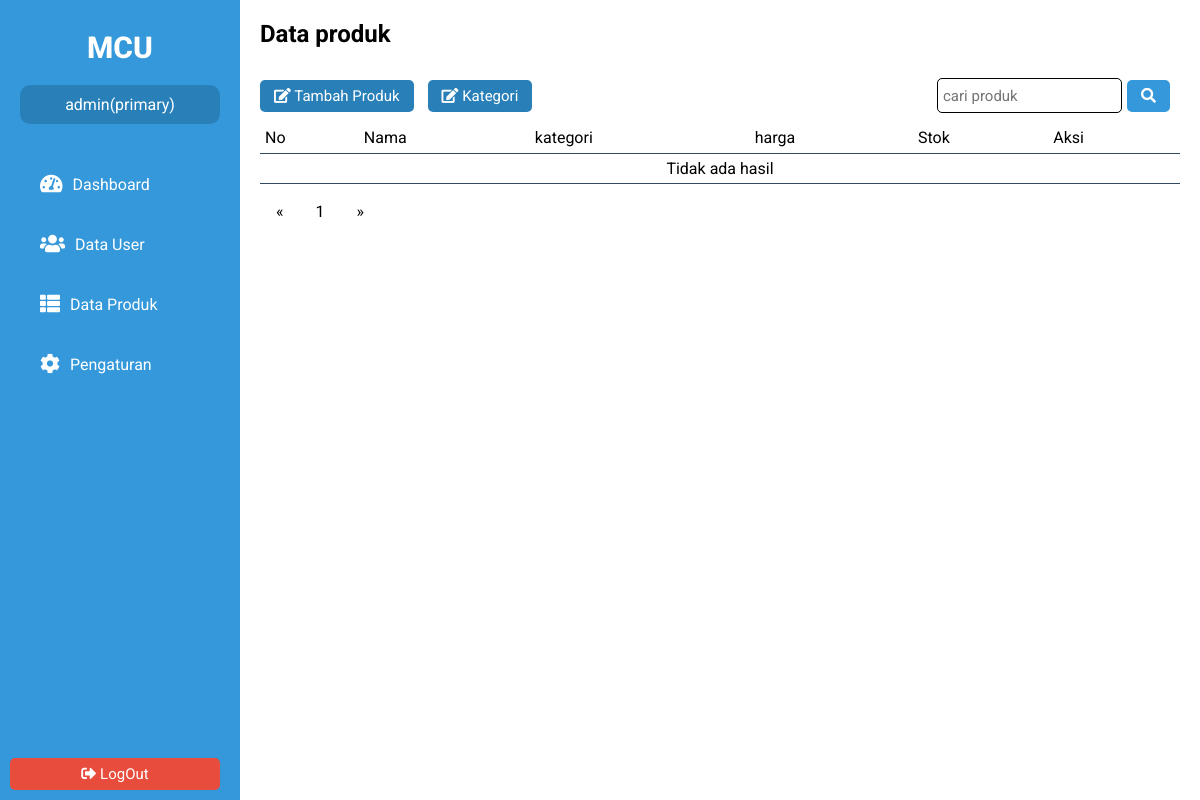
Page /admin/produk.php?halaman=2 (signed in) on the earlier database version.
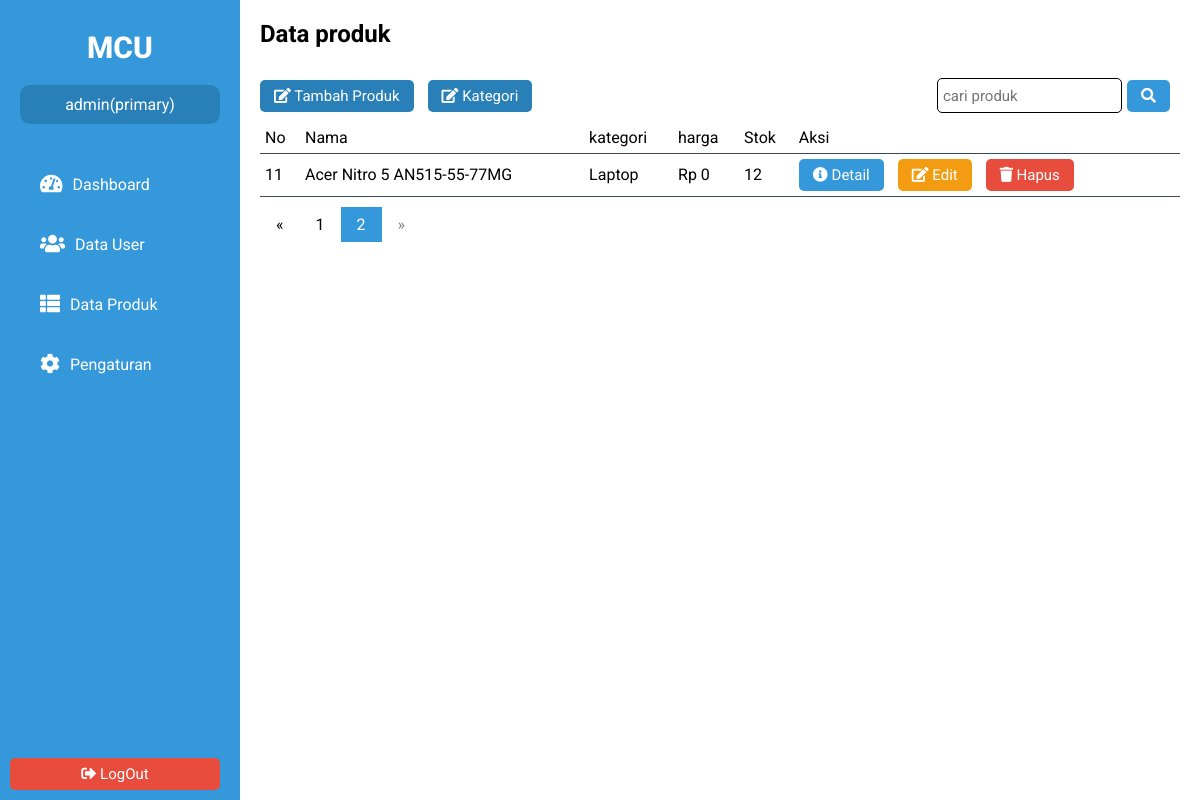
Same page on the later database version.
### tables this page shows
CREATE TABLE `product` (
  `id` int(11) NOT NULL,
  `nama` varchar(128) NOT NULL,
  `Kategori` varchar(255) NOT NULL,
  `brand` varchar(255) NOT NULL,
  `harga` int(11) NOT NULL,
  `gambar` varchar(255) NOT NULL,
  `spesifikasi` mediumtext NOT NULL,
  `deskripsi` text NOT NULL,
  `tanggal` varchar(100) NOT NULL
);

CREATE TABLE `kategori` (
  `id` int(11) NOT NULL,
  `kategori` varchar(100) NOT NULL
);

### admin/dataSource/queryTable.php (called while the page is built, shortened)
<?php
function getAllData($tabel){
    global $koneksi;
    $sql = "SELECT * FROM $tabel";
    $result = $koneksi->query($sql);
    return $result->fetch_all();
}
function num_rows($table){
    global $koneksi;
    $result = mysqli_query($koneksi,"SELECT * FROM $table");
    return mysqli_num_rows($result);
}
function getPage($table,$page,$limit){
    global $koneksi;
    $data = mysqli_query($koneksi, "select * from $table limit $page, $limit");
    return mysqli_fetch_all($data);
}

### admin/system/function.php (called while the page is built)
<?php
function word_limit ($string, $limit){
    $word = explode(" ", $string);
    return implode(" ",array_splice($word, 0, $limit));
}

### admin/produk.php (the view, shortened to what this page needs)
<?php
include "template/header.php";
include 'dataSource\queryTable.php';
include 'system/function.php';
if (!empty($_GET['cariProduk'])) {
    $keyword = $_GET['cariProduk'];
    $data = search($keyword, 'product', 'nama');
} else {
    $batas = 10;
    $jumlah_data = num_rows('product');
    $halaman = isset($_GET['halaman']) ? (int)$_GET['halaman'] : 1;
    $halaman_awal = ($halaman > 1) ? ($halaman * $batas) - $batas : 0;
    $total_halaman = ceil($jumlah_data / $batas);
    $data = getPage('product',$halaman_awal,$batas);
}
$kategori = getAllData("kategori");
?>
<div class="container">
    <div class="header">
        <h2>Data produk</h2>
    </div>
    <div class="table-Admin">
        <div class="nav-table">
            <div class="nav-btn">
                <a href="tambahProduk.php" class="btn primary"><i class="fas fa-edit"></i> Tambah Produk</a>
                <a href="produk_kategori.php" class="btn primary"><i class="fas fa-edit"></i> Kategori</a>
            </div>
            <div class="search">
                <form action="">
                    <div class="input-control">
                        <input type="search" name="cariProduk" placeholder="cari produk" value="<?= isset($_GET['cariProduk']) ? $_GET['cariProduk'] : '' ?>" id="">
                    </div>
                    <button type="submit" class="btn info"><i class="fas fa-search"></i></button>
                </form>
            </div>
        </div>
        <table>
            <tr>
                <td>No</td>
                <td>Nama</td>
                <td>kategori</td>
                <td>harga</td>
                <td>Stok</td>
                <td>Aksi</td>
            </tr>
            <?php
            if(empty($_GET['cariProduk'])){
                $no = $halaman_awal +1;
            }else{
                $no = 1;
            }
            if (count($data) == 0) {
                echo "<tr ><td colspan ='6' style='text-align:center; margin:10px;'>Tidak ada hasil</td></tr>";
            }
            foreach ($data as $data) :
            ?>
                <tr>
                    <td><?= $no ?></td>
                    <td style="width='100px"><?= word_limit($data[1], 4) ?></td>
                    <?php foreach ($kategori as $k) : ?>
                        <?= $data[2] == $k[0] ? '<td>' . $k[1] . '</td>' : '    ' ?>
                    <?php endforeach; ?>
                    <td><?= 'Rp ' . number_format($data[5], 0, "", ".") ?></td>
                    <td>12</td>
                    <td>
                        <a href='show_product.php?id=<?= $data[0] ?>' class="btn info"><i class="fas fa-info-circle"></i> Detail</a>
                        <a href='tambahProduk.php?id=<?= $data[0] ?>' class="btn warning"><i class="fas fa-edit"></i> Edit</a>
                        <button class="btn danger" onclick="hapus(<?= $data[0] ?>)"><i class="fas fa-trash"></i> Hapus</button>
                    </td>
                </tr>
            <?php
                $no++;
            endforeach; ?>
        </table>
        <?php if (isset($halaman)) :?>
        <div class="pagination">
        <a href="?halaman=<?= $halaman-1?>" <?= $halaman-1 == 0 ? "style='pointer-events: none;opacity:0.5;'" : ' ' ?>>&laquo;</a>
        <?php
        if(empty($_GET['cariProduk'])){
            for ($x = 1; $x <= $total_halaman; $x++) {
                ?>
                   <a href="?halaman=<?=$x?>" class="<?= $x == $halaman ? "active" : '' ?>"><?=$x?></a>
            <?php
            }
        }
        ?>
            <a href="?halaman=<?=$halaman+1?>" <?= $halaman == $total_halaman ? "style='pointer-events: none;opacity:0.5;'" : ' ' ?>>&raquo;</a>
        </div>
        <?php endif;?>
    </div>
    <?php include "template/footer.php" ?>

Differences in the rows shown:
added product: nama "Acer Nitro 5 AN515-55-77MG", gambar "0"
now on this page (row unchanged): kategori: kategori "Laptop"
Other differences:
new list line: "2"
text no longer shown: "Tidak ada hasil"
